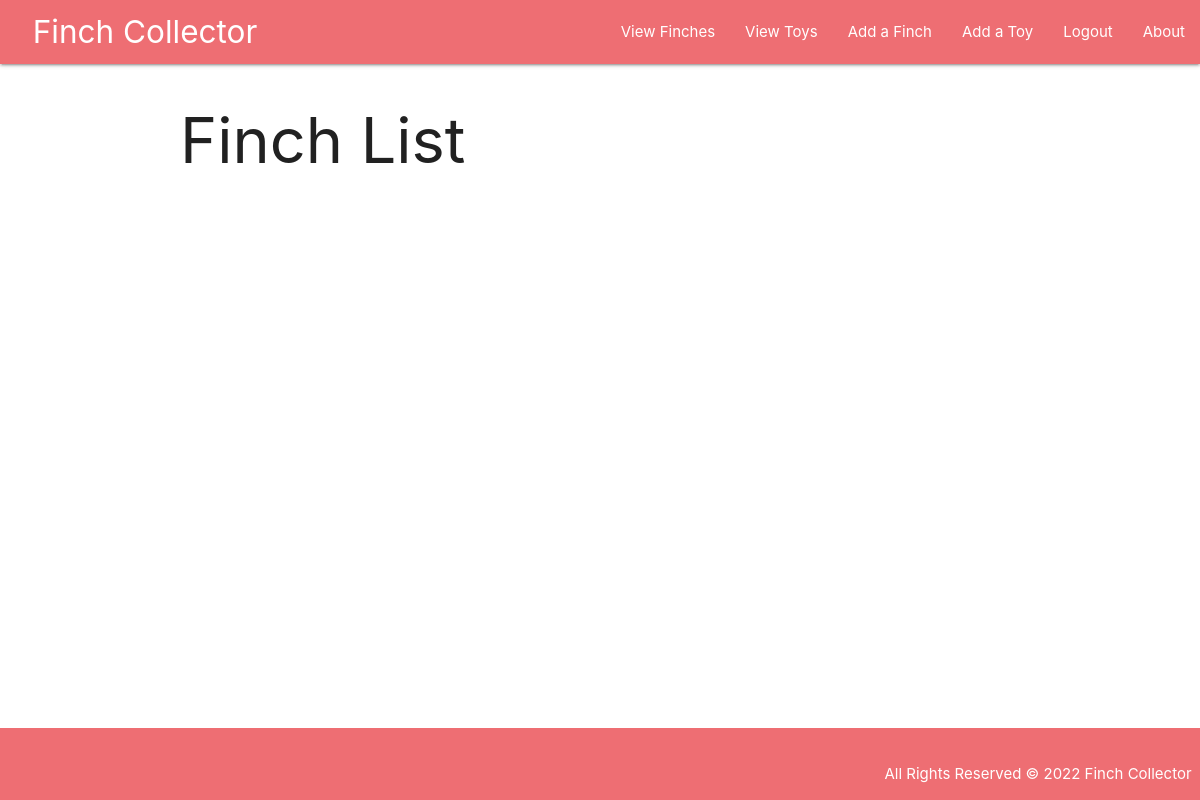
The app's page /finches/ (signed in), older data.
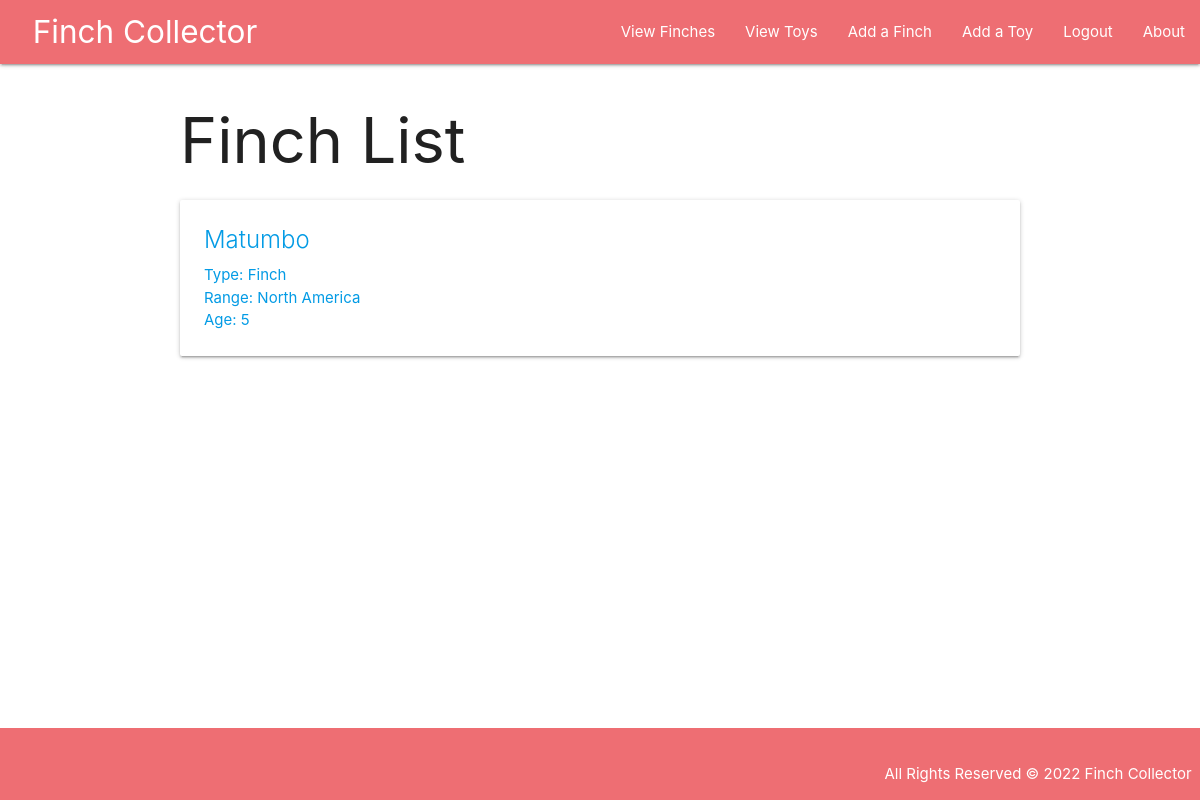
The same page, newer data.
### main_app/models.py (models this page shows, shortened)
class Finch(models.Model):
  name = models.CharField(max_length=100)
  type = models.CharField(max_length=100)
  region = models.TextField(max_length=250)
  age = models.IntegerField()
  toys = models.ManyToManyField(Toy)
  user = models.ForeignKey(User, on_delete=models.CASCADE)

### main_app/views.py (the view)
# urls.py: path('finches/', views.finches_index, name='index'),
@login_required
def finches_index(request):
  finches = Finch.objects.filter(user=request.user)
  return render(request, 'finches/index.html', { 'finches' : finches, 'page_name': 'Finches' })

### main_app/templates/finches/index.html
{% extends 'base.html' %}
{% block content %}
  <h1>Finch List</h1>
  {% for finch in finches %}
    <div class="card">
      <a href="{% url 'details' finch.id %}">
        <div class="card-content">
          <span class="card-title">{{ finch.name }}</span>
          <p>Type: {{ finch.type }}</p>
          <p>Range: {{ finch.region }}</p>
          <p>Age: {{ finch.age }}</p>
        </div>
      </a>
    </div>
  {% endfor %}
{% endblock %}

Row changes from the older to the newer data that the page shows:
added Finch: name "Matumbo", type "Finch", region "North America", age "5"
